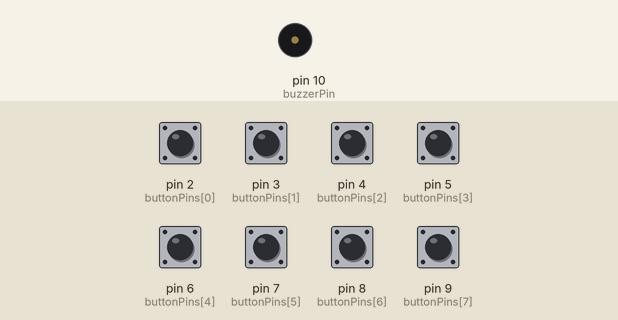
Simulated run of this sketch. Board: Arduino Uno, built with avr-gcc and run on an emulated ATmega328P. Parts: buzzer (waves = sounding). The inputs (shaded band) are chosen by the test bench; at power-on: pin 2 (buttonPins[0]), pin 3 (buttonPins[1]), pin 4 (buttonPins[2]), pin 5 (buttonPins[3]), pin 6 (buttonPins[4]), pin 7 (buttonPins[5]), pin 8 (buttonPins[6]), pin 9 (buttonPins[7]) LOW.

Above: at 1.2 s.
1.3 s: pin 2 (buttonPins[0]) pulled HIGH for 0.15 s
At 1.37 s:
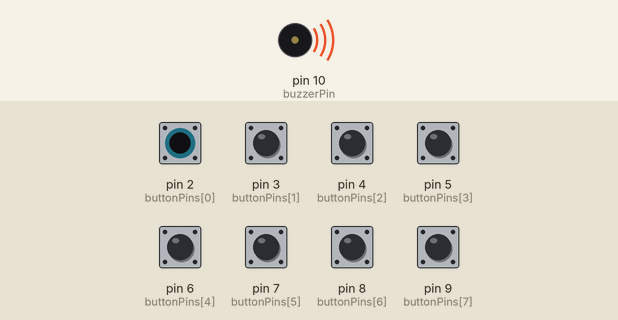
Timing chart, 0 to 4.3 s (numbered marks = the images above; inputs shaded):
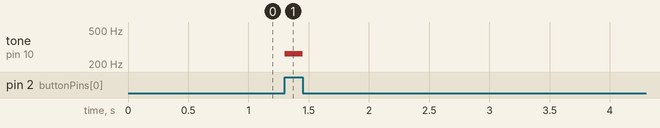

Measured:
- after the input at 1.3 s, tone on pin 10 (buzzerPin): silent → 262 Hz at once, → silent 0.15 s later

The sketch:

code.ino
```cpp
// Arduino 8-button Piano

const int buzzerPin = 10;

// Button pins (pressed = HIGH)
const int buttonPins[8] = {2,3,4,5,6,7,8,9};

// Note frequencies in Hz (C major scale)
int notes[8] = {
  262, // C
  294, // D
  330, // E
  349, // F
  392, // G
  440, // A
  494, // B
  523  // High C
};

void setup() {
  // Set up all button pins as inputs
  for(int i = 0; i < 8; i++){
    pinMode(buttonPins[i], INPUT);
  }

  pinMode(buzzerPin, OUTPUT);
}

void loop() {

  bool buttonPressed = false;

  // Check each button; the first one pressed plays its note
  for(int i = 0; i < 8; i++) {
    if(digitalRead(buttonPins[i]) == HIGH) {
      tone(buzzerPin, notes[i]);
      buttonPressed = true;
      break;   // Only one note at a time
    }
  }

  // Silence the buzzer when no button is pressed
  if(!buttonPressed) {
    noTone(buzzerPin);
  }
}
```
